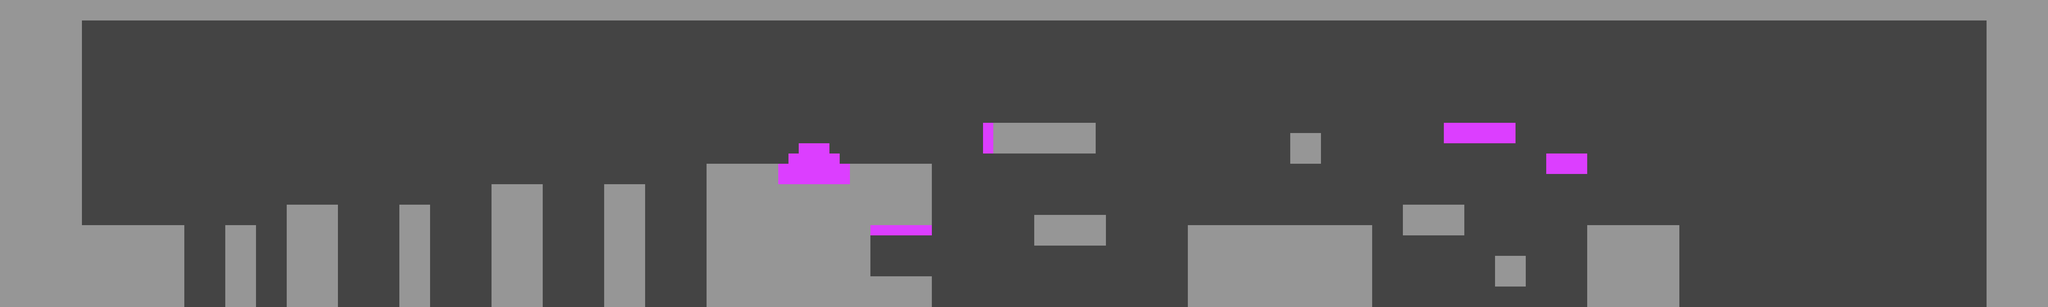

This is a level from a 2D game, rendered from its Tiled map with the project's own tilesets. A one-line summary and the map file follow, with tile-layer data summarised:
An orthogonal 200x30 tile map with 32x32 px tiles, 3 tile layers (deco_calque_1, obstacle, violet).

<map version="1.4" tiledversion="1.4.3" orientation="orthogonal" renderorder="right-down" width="200" height="30" tilewidth="32" tileheight="32" infinite="0" nextlayerid="5" nextobjectid="1">
 <tileset firstgid="1" name="stellio_jeu_de_tuiles32" tilewidth="32" tileheight="32" tilecount="2304" columns="48">
  <image source="ph_jeu_de_tuiles.png" width="1536" height="1536" />
 </tileset>
 <layer id="1" name="deco_calque_1" width="200" height="30">
  <data>[6000 cells, 6000 non-empty, 62 distinct tile ids]</data>
 </layer>
 <layer id="2" name="obstacle" width="200" height="30">
  <data>[6000 cells, 1651 non-empty, 64 distinct tile ids]</data>
 </layer>
 <layer id="3" name="violet" width="200" height="30">
  <data>[6000 cells, 53 non-empty, 1 distinct tile ids]</data>
 </layer>
 <objectgroup id="4" name="Calque d'Objets 1" />
</map>